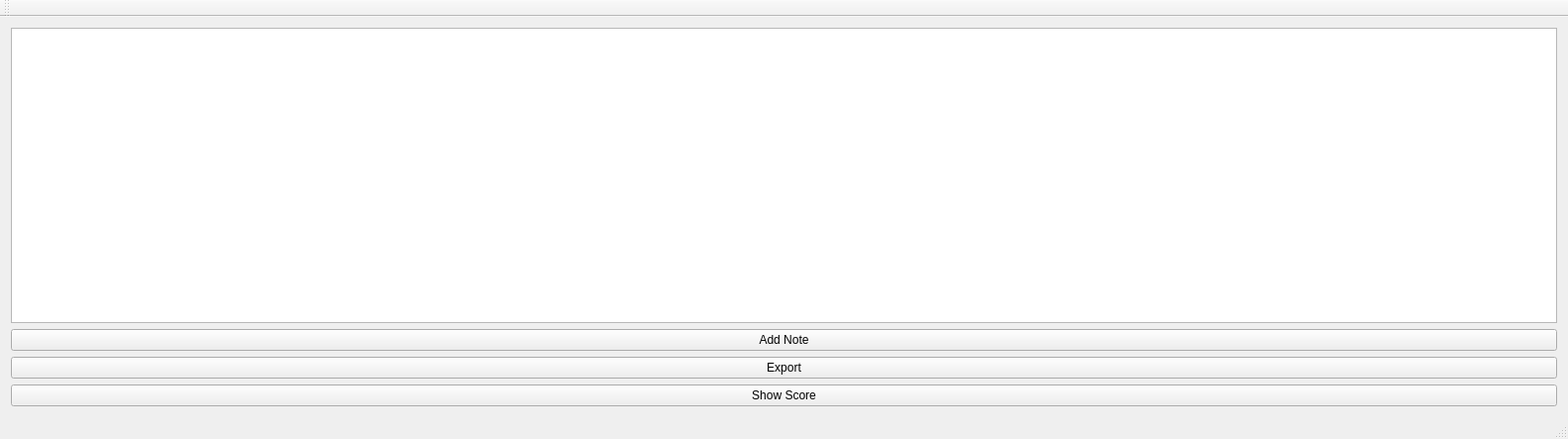
<?xml version="1.0" encoding="UTF-8"?>
<ui version="4.0">
 <class>MainWindow</class>
 <widget class="QMainWindow" name="MainWindow">
  <property name="geometry">
   <rect>
    <x>0</x>
    <y>0</y>
    <width>1581</width>
    <height>443</height>
   </rect>
  </property>
  <property name="windowTitle">
   <string>MainWindow</string>
  </property>
  <widget class="QWidget" name="centralWidget">
   <layout class="QVBoxLayout" name="verticalLayout">
    <item>
     <widget class="QGraphicsView" name="scoreView">
      <property name="minimumSize">
       <size>
        <width>0</width>
        <height>0</height>
       </size>
      </property>
     </widget>
    </item>
    <item>
     <widget class="QPushButton" name="addNoteButton">
      <property name="text">
       <string>Add Note</string>
      </property>
     </widget>
    </item>
    <item>
     <widget class="QPushButton" name="exportButton">
      <property name="text">
       <string>Export</string>
      </property>
     </widget>
    </item>
    <item>
     <widget class="QPushButton" name="showButton">
      <property name="text">
       <string>Show Score</string>
      </property>
     </widget>
    </item>
   </layout>
  </widget>
  <widget class="QMenuBar" name="menuBar">
   <property name="geometry">
    <rect>
     <x>0</x>
     <y>0</y>
     <width>1581</width>
     <height>21</height>
    </rect>
   </property>
  </widget>
  <widget class="QToolBar" name="mainToolBar">
   <attribute name="toolBarArea">
    <enum>TopToolBarArea</enum>
   </attribute>
   <attribute name="toolBarBreak">
    <bool>false</bool>
   </attribute>
  </widget>
  <widget class="QStatusBar" name="statusBar"/>
 </widget>
 <layoutdefault spacing="6" margin="11"/>
 <resources/>
 <connections/>
</ui>
